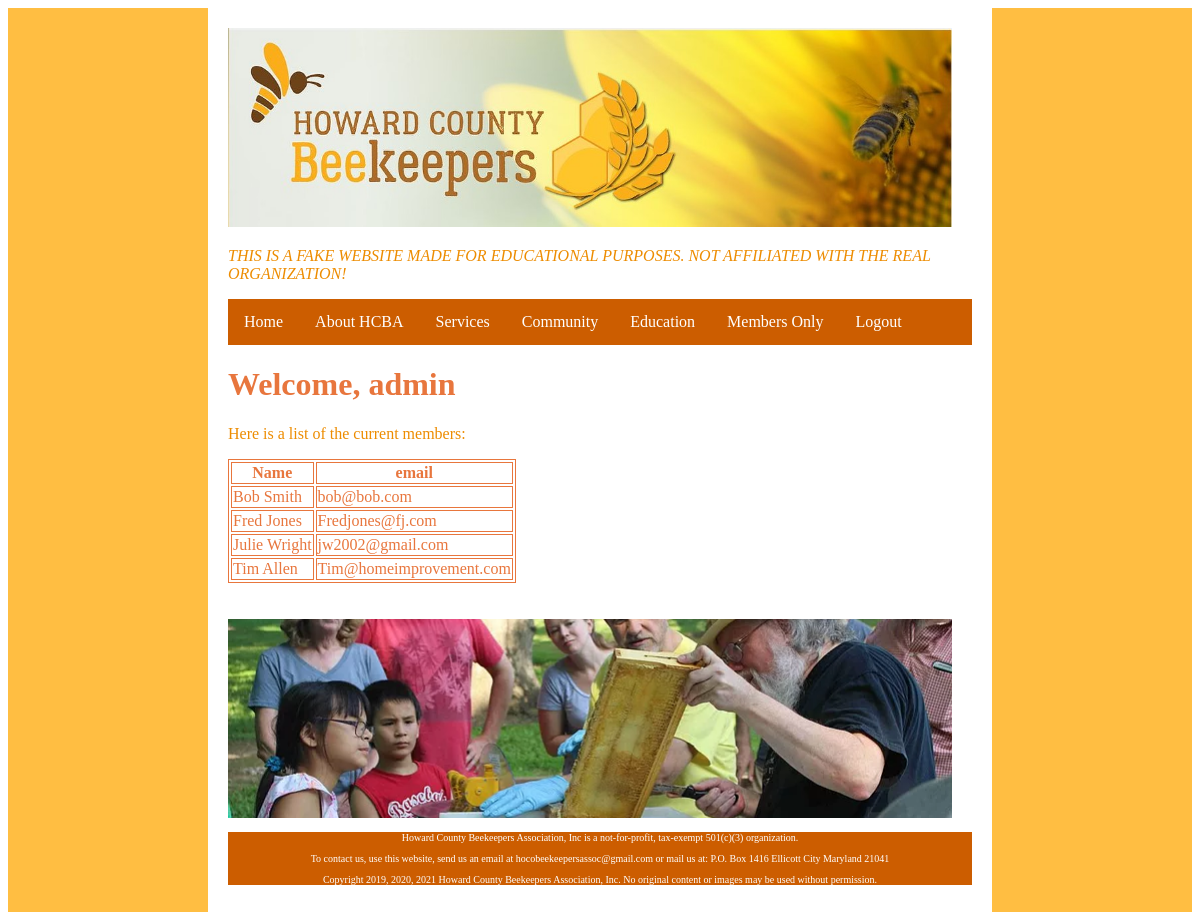
Screenshot of /members/ (signed in) with the database file from the repository.
### members/models.py (models this page shows, shortened)
class Member(models.Model):
    name = models.CharField(max_length=200)
    email = models.EmailField(max_length= 50)
    join_date = models.DateTimeField(default= datetime.now, blank=True)

### pages/views.py (the view)
# urls.py: path('members/', views.members, name='members'),
@login_required(login_url='/authenticate/login/')
def members(request):
    members= Member.objects.all()
    context = {
        'members': members
    }
    return render(request, 'pages/members.html', context)

### templates/pages/members.html (shortened to what this page needs)
{% extends 'base.html' %}
{% load static %}
{% block content %}
    <h1>Welcome, {{ user.username }}</h1>
<p>Here is a list of the current members:</p>
<table>
 <tr>
   <th>Name</th>
   <th>email</th>
 </tr>
{% for member in members %}
 <tr>
   <td>{{ member.name }}</td>
   <td>{{ member.email }}</td>
 </tr>
 {% endfor %}
</table>
<br><br>
<img src="{% static 'img/indexphoto.webp' %}" alt="">
{% endblock %}

### templates/base.html (shortened to what this page needs)
{% load static %}
<!DOCTYPE html>
<html lang="en" dir="ltr">
  <head>
    <link rel="stylesheet" href="{% static 'css/master.css' %}">
    <img src="{% static 'img/header image.jpg' %}" alt="">
  </head>
  <p> <em>THIS IS A FAKE WEBSITE MADE FOR EDUCATIONAL PURPOSES.  NOT AFFILIATED WITH THE REAL ORGANIZATION!</em> </p>
  <ul class=navbar>
    <li class=navbarli><a href="{% url 'index' %}">Home</a></li>
  <li class=navbarli><a href="{% url 'about' %}">About HCBA</a></li>
  <li class=navbarli><a href="{% url 'services' %}">Services</a></li>
  <li class=navbarli><a href="{% url 'community' %}">Community</a></li>
  <li class=navbarli><a href="{% url 'education' %}">Education</a></li>
  <li class=navbarli><a href="{% url 'members' %}">Members Only</a></li>
  {% if user.is_authenticated %}
  <li class=navbarli><a href="{% url 'logout' %}">Logout</a></li>
  {% endif %}
</ul>
  <body>
    {% block content %}
    {% endblock %}
  </body>
<footer>
<p class="foot">Howard County Beekeepers Association, Inc is a not-for-profit, tax-exempt 501(c)(3) organization.</p>
<p class="foot">To contact us, use this website, send us an email at hocobeekeepersassoc@gmail.com or mail us at: P.O. Box 1416 Ellicott City Maryland 21041</p>
<p class="foot">Copyright 2019, 2020, 2021 Howard County Beekeepers Association, Inc. No original content or images may be used without permission.</p>
</footer>
</html>

### hcba/static/css/master.css (style rules this page uses)
img { width:724px; height: 199px; object-fit: cover; }
body { background-color:white; border-right: 200px solid #ffbe42; border-left: 200px solid #ffbe42; color: #e8763d; padding: 20px }
.navbar { list-style-type: none; margin: 0; padding: 0; overflow: hidden; background-color: #CC5D00; margin: auto; }
.navbarli { float: left; }
.navbarli a { display: block; color: white; text-align: center; padding: 14px 16px; text-decoration: none; }
h1 { color:#e8763d; font: sans-serif; }
p { color:#ed8c00; font:18px; }
footer { font-size: 10px; text-align: center; background-color: #cc5d00; }
.foot { color: white; }
table, th, td { border: 1px solid #e8763d; }

### rows the page displays
Member: name "Bob Smith", email "bob@bob.com"
Member: name "Fred Jones", email "Fredjones@fj.com"
Member: name "Julie Wright", email "jw2002@gmail.com"
Member: name "Tim Allen", email "Tim@homeimprovement.com"

### other values shown
{{ user.username }} "admin"
